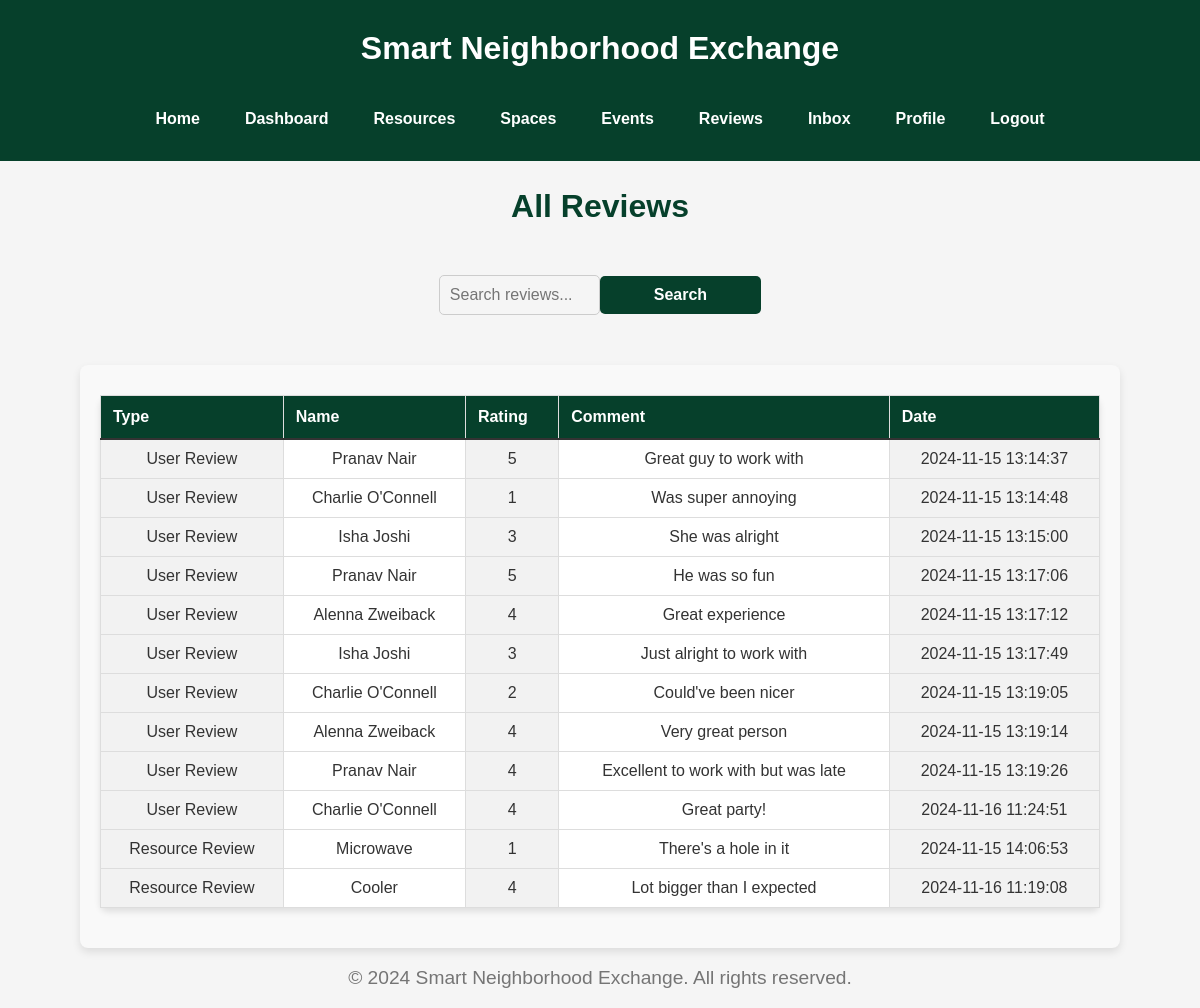
The app's page /view-all-reviews with its own data.
### tables this page shows
CREATE TABLE Reviews (
    review_id INTEGER PRIMARY KEY AUTOINCREMENT,
    user_id INTEGER,
    reviewer_id INTEGER,
    rating INTEGER NOT NULL,
    comment TEXT,
    timestamp TEXT NOT NULL,
    FOREIGN KEY (user_id) REFERENCES Users(user_id),
    FOREIGN KEY (reviewer_id) REFERENCES Users(user_id)
);

CREATE TABLE Users (
    user_id INTEGER PRIMARY KEY AUTOINCREMENT,
    name TEXT NOT NULL,
    email TEXT NOT NULL UNIQUE,
    password TEXT NOT NULL,
    profile_image TEXT,
    location TEXT
);

CREATE TABLE ResourceReviews (
    review_id INTEGER PRIMARY KEY AUTOINCREMENT,
    resource_id INTEGER NOT NULL,
    reviewer_id INTEGER NOT NULL,
    rating INTEGER NOT NULL CHECK(rating >= 1 AND rating <= 5),  -- Rating should be between 1 and 5
    comment TEXT,
    timestamp TEXT NOT NULL,
    FOREIGN KEY (resource_id) REFERENCES Resources(resource_id),
    FOREIGN KEY (reviewer_id) REFERENCES Users(user_id)
);

CREATE TABLE Resources (
    resource_id INTEGER PRIMARY KEY AUTOINCREMENT,
    user_id INTEGER,
    title TEXT NOT NULL,
    description TEXT,
    images TEXT,
    category TEXT,
    availability TEXT,
    date_posted TEXT NOT NULL,
    FOREIGN KEY (user_id) REFERENCES Users(user_id)
);

### app.py (the view)
@app.route('/view-all-reviews')
def view_all_reviews():
    con = get_db()
    search_query = request.args.get('query', '')  # Get the search query from the URL parameters
    user_reviews = con.execute("""
        SELECT 'User Review' AS type, u.name AS item_name, r.rating, r.comment, r.timestamp
        FROM Reviews r
        JOIN Users u ON r.user_id = u.user_id
        WHERE u.name LIKE ? OR r.comment LIKE ?
    """, (f'%{search_query}%', f'%{search_query}%')).fetchall()
    resource_reviews = con.execute("""
        SELECT 'Resource Review' AS type, res.title AS item_name, rr.rating, rr.comment, rr.timestamp
        FROM ResourceReviews rr
        JOIN Resources res ON rr.resource_id = res.resource_id
        WHERE res.title LIKE ? OR rr.comment LIKE ?
    """, (f'%{search_query}%', f'%{search_query}%')).fetchall()
    space_reviews = con.execute("""
        SELECT 'Space Review' AS type, s.title AS item_name, sr.rating, sr.comment, sr.timestamp
        FROM SpaceReviews sr
        JOIN Spaces s ON sr.space_id = s.space_id
        WHERE s.title LIKE ? OR sr.comment LIKE ?
    """, (f'%{search_query}%', f'%{search_query}%')).fetchall()
    all_reviews = user_reviews + resource_reviews + space_reviews
    return render_template('reviews/view_all_reviews.html', all_reviews=all_reviews, search_query=search_query)

### app.py (called while the page is built)
def get_db():
    db = getattr(g, '_database', None)
    if db is None:
        db = g._database = sqlite3.connect(DATABASE)
    return db

@app.teardown_appcontext
def close_connection(exception):
    db = getattr(g, '_database', None)
    if db is not None:
        db.close()

### templates/reviews/view_all_reviews.html (shortened to what this page needs)
{% extends "base.html" %}
{% block content %}
<h2 class="view-all-reviews-title">All Reviews</h2>
<div class="view-all-reviews-search-container">
    <form action="{{ url_for('view_all_reviews') }}" method="get" class="view-all-reviews-search-form">
        <input type="text" name="query" placeholder="Search reviews..." value="{{ search_query }}" class="view-all-reviews-search-input">
        <button type="submit" class="view-all-reviews-search-btn">Search</button>
    </form>
</div>
<div class="view-all-reviews-container">
    {% if all_reviews %}
    <table class="view-all-reviews-table">
        <thead>
            <tr>
                <th class="view-all-reviews-header">Type</th>
                <th class="view-all-reviews-header">Name</th>
                <th class="view-all-reviews-header">Rating</th>
                <th class="view-all-reviews-header">Comment</th>
                <th class="view-all-reviews-header">Date</th>
            </tr>
        </thead>
        <tbody>
            {% for review in all_reviews %}
            <tr>
                <td class="view-all-reviews-data">{{ review[0] }}</td>
                <td class="view-all-reviews-data">{{ review[1] }}</td>
                <td class="view-all-reviews-data">{{ review[2] }}</td>
                <td class="view-all-reviews-data">{{ review[3] }}</td>
                <td class="view-all-reviews-data">{{ review[4] }}</td>
            </tr>
            {% endfor %}
        </tbody>
    </table>
    {% else %}
    <p>No reviews found.</p>
    {% endif %}
</div>
{% endblock %}

### static/css/style.css (style rules this page uses)
body { font-family: Arial, sans-serif; background-color: #f5f5f5; margin: 0; padding: 0; }
h1, h2 { color: #333333; }
h2 { font-size: 1.5em; color: #333333; margin-bottom: 20px; }
form { margin: 20px 0; }
input[type="text"], input[type="email"], input[type="password"], input[type="file"], textarea { width: 100%; padding: 10px; font-size: 1em; border: 1px solid #cccccc; border-radius: 5px; background-color: #f5f5f5; margin: 10px 0; }
button { width: 100%; padding: 12px; font-size: 1em; font-weight: bold; color: #ffffff; background-color: #06402B; border: none; border-radius: 5px; cursor: pointer; transition: background-color 0.3s ease; }
h2 { color: #06402B; text-align: center; margin-bottom: 20px; }
body { overflow-y: auto; }
body { font-family: Arial, sans-serif; background-color: #f5f5f5; margin: 0; padding: 0; overflow-y: auto; }
.view-all-reviews-title { color: #06402B; text-align: center; font-size: 2em; margin-bottom: 20px; }
.view-all-reviews-container { max-width: 1000px; margin: 0 auto; padding: 20px; background-color: #f9f9f9; border-radius: 8px; box-shadow: 0 4px 8px rgba(0, 0, 0, 0.1); }
.view-all-reviews-table { width: 100%; border-collapse: collapse; margin-top: 10px; font-size: 1em; }
.view-all-reviews-header { font-weight: bold; background-color: #06402B; color: #ffffff; padding: 12px; text-align: left; border-bottom: 2px solid #333333; }
.view-all-reviews-data { padding: 10px; border-bottom: 1px solid #dddddd; color: #333333; }
.view-all-reviews-data:nth-child(odd) { background-color: #f2f2f2; }
.view-all-reviews-data:nth-child(even) { background-color: #ffffff; }
.view-all-reviews-table tr td { vertical-align: top; }
.view-all-reviews-search-container { display: flex; justify-content: center; margin-bottom: 20px; }
.view-all-reviews-search-form { display: flex; align-items: center; }
.view-all-reviews-search-input { padding: 10px; font-size: 1em; border-radius: 5px; border: 1px solid #ddd; width: 300px; margin-right: 10px; }
.view-all-reviews-search-btn { padding: 10px 20px; font-size: 1em; color: #ffffff; background-color: #06402B; border: none; border-radius: 5px; cursor: pointer; transition: background-color 0.3s; }
h2 { color: #2a643d; text-align: center; margin-bottom: 20px; }
table { width: 100%; border-collapse: collapse; margin-bottom: 20px; }
table th, table td { padding: 10px; text-align: left; border-bottom: 1px solid #ddd; }
table th { background-color: #06402B; color: white; }
table td { background-color: #f9f9f9; }
h1, h2 { text-align: center; color: #2a643d; margin-bottom: 20px; }
table { width: 80%; margin: 20px auto; border-collapse: collapse; background-color: #f9f9f9; border-radius: 8px; box-shadow: 0 4px 6px rgba(0, 0, 0, 0.1); }
table thead { background-color: #06402B; color: white; }
table th, table td { text-align: center; padding: 10px; border: 1px solid #ddd; }
table th { font-weight: bold; }
table tbody tr:nth-child(even) { background-color: #f2f2f2; }

### records on screen
Reviews: review "User Review", name "Pranav Nair", rating "5", comment "Great guy to work with", timestamp "2024-11-15 13:14:37"
Reviews: review "User Review", name "Charlie O'Connell", rating "1", comment "Was super annoying", timestamp "2024-11-15 13:14:48"
Reviews: review "User Review", name "Isha Joshi", rating "3", comment "She was alright", timestamp "2024-11-15 13:15:00"
Reviews: review "User Review", name "Pranav Nair", rating "5", comment "He was so fun", timestamp "2024-11-15 13:17:06"
Reviews: review "User Review", name "Alenna Zweiback", rating "4", comment "Great experience", timestamp "2024-11-15 13:17:12"
Reviews: review "User Review", name "Isha Joshi", rating "3", comment "Just alright to work with", timestamp "2024-11-15 13:17:49"
Reviews: review "User Review", name "Charlie O'Connell", rating "2", comment "Could've been nicer", timestamp "2024-11-15 13:19:05"
Reviews: review "User Review", name "Alenna Zweiback", rating "4", comment "Very great person", timestamp "2024-11-15 13:19:14"
Reviews: review "User Review", name "Pranav Nair", rating "4", comment "Excellent to work with but was late", timestamp "2024-11-15 13:19:26"
Reviews: review "User Review", name "Charlie O'Connell", rating "4", comment "Great party!", timestamp "2024-11-16 11:24:51"
ResourceReviews: review "Resource Review", title "Microwave", rating "1", comment "There's a hole in it", timestamp "2024-11-15 14:06:53"
ResourceReviews: review "Resource Review", title "Cooler", rating "4", comment "Lot bigger than I expected", timestamp "2024-11-16 11:19:08"
